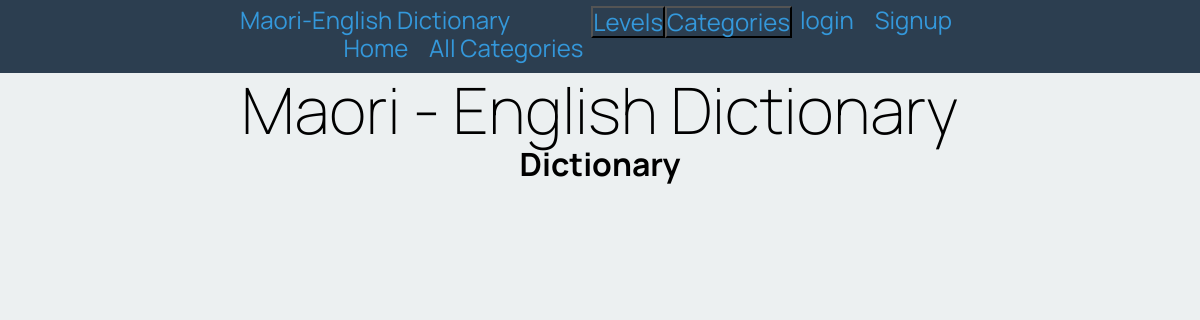
The app's page /dictionary/1, older data.
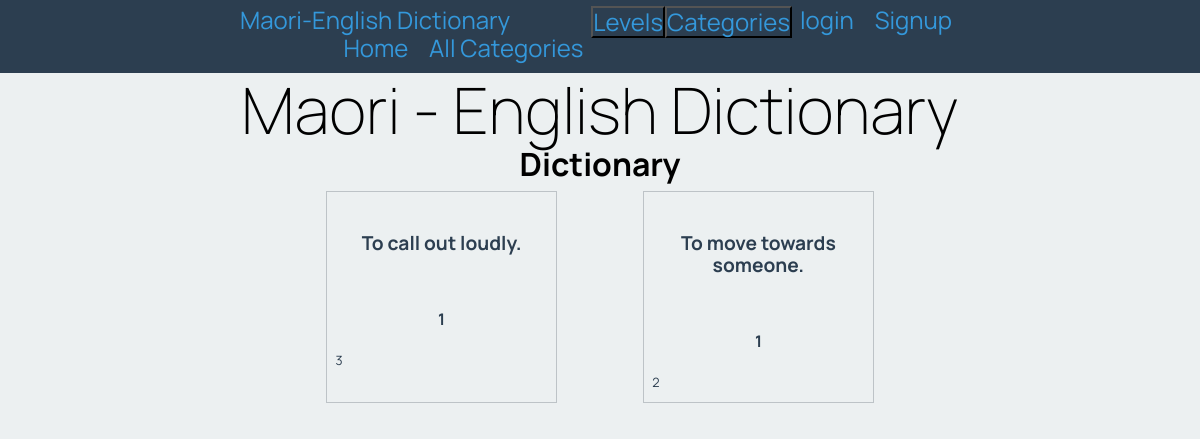
The same page, newer data.
### tables this page shows
CREATE TABLE "english_words"
(
    id         integer
        constraint english_words_pk
            primary key autoincrement,
    word       varchar(30),
    category   varchar(30)
        constraint english_words_categories_id_fk
            references categories,
    definition varchar(30),
    level      integer
);

### app.py (the view)
@app.route('/dictionary/<cat_id>')
def render_dictionary_page(cat_id):
    con = create_connection(DATABASE)
    query = "SELECT word, definition, category, level FROM english_words WHERE category=?"
    cur = con.cursor()
    cur.execute(query, (cat_id,))
    word_list = cur.fetchall()
    con.close()
    print(word_list)
    return render_template('dictionary.html', cat_list=render_cat_lev_menus('C'), lev_list=render_cat_lev_menus('L'), word_list=word_list, logged_in=is_logged_in())

### app.py (called while the page is built)
def create_connection(db_file: object) -> object:
    try:
        connection = sqlite3.connect(db_file)
        return connection
    except Error as e:
        print(e)
    return None

def is_logged_in():
    if session.get("email") is None:
       print("Not logged in")
       return False
    else:
       print("Logged in")
       return True

def render_cat_lev_menus(catlev):
    con = create_connection(DATABASE)
    query = "SELECT id, title FROM categories WHERE type=?"
    cur = con.cursor()
    cur.execute(query, (catlev))
    cat_list = cur.fetchall()
    con.close()
    return cat_list

### Templates/dictionary.html
{% extends 'base.html' %}
{% block pageheading %}
Dictionary
{% endblock %}
{% block main %}
    <div class ="words">
        {% for word in word_list %}
        <div class="word-box">
            <div class = "word-box-heading">
                <h3>{{ word[1] }}</h3>
            </div>
            <div class= 'word-box-subheading'>
                <h4>{{ word[2] }}</h4>
            </div>
            <div class="word-box-info">
                 <p > {{ word[3] }} </p>
            </div>
        </div>
        {% endfor %}
    </div>
{% endblock %}

### Templates/base.html (shortened to what this page needs)
<!DOCTYPE html>
<html>
<head>
    <link rel="stylesheet" href="https://cdnjs.cloudflare.com/ajax/libs/normalize/8.0.1/normalize.css"/>
    <link href="{{ url_for('static', filename='maori_dictionary.css') }}" rel="stylesheet">
</head>
<body>
<nav>
    <div class="container">
        <div class="navbar-brand">Maori-English Dictionary</div>
        <div class="navbar-links">
            {% if logged_in %}
            <a href="/logout">logout</a>
            <a href="/admin">admin</a>
            {% else %}
            <a href="/login">login </a>
            <a href="/signup">Signup</a>
            {% endif %}
        </div>
        <div class="dropdown-cat">
            <button class="dropbtn-cat">Categories</button>
        </div>
        <div class="dropdown-lev">
            <button class="dropbtn-lev">Levels</button>
        </div>
        <div class="navbar-links">
            <a href="/">Home</a>
            <a href="/dictionary/<>">All Categories</a>
        </div>
    </div>
</nav>
<div class="container">
    <header>
        <h1>Maori - English Dictionary</h1>
        <h2>{% block pageheading %}{% endblock %}</h2>
    </header>
    <main>
        {% block main %}
        {% endblock %}
    </main>
</div>
</body>
</html>

### Static/maori_dictionary.css (style rules this page uses)
* { font-family: 'Manrope', sans-serif; padding: 0; margin: 0; box-sizing: border-box; }
body { background-color: rgba(236, 240, 241, 1.0); }
.container { width: 60vw; margin: auto; }
.container::after { content: ""; clear: both; display: table; }
h1 { text-align: center; font-weight: 200; font-size: 4rem; margin: 0; }
h2 { font-size: 2rem; text-align: center; margin: 0 0 0.5rem 0; }
nav { background-color: rgba(44, 62, 80, 1.0); text-align: center; font-size: 1.5rem; padding-top: 0.4rem; padding-bottom: 0.7rem; color: rgba(52, 152, 219, 1.0); }
.navbar-brand { display: inline; float: left; }
.navbar-links { display: inline; float: right; }
nav a { padding: 0 0.5rem; font-size: 1.5rem; }
a, a:visited { color: rgba(52, 152, 219, 1.0); text-decoration: none; }
.words { display: flex; flex-wrap: wrap; justify-content: space-evenly; }
.word-box { width: 32%; border: 1px solid rgba(189, 195, 199, 1.0); color: rgba(44, 62, 80, 1.0); margin-bottom: 0.5rem; }
.word-box-heading { padding: 0.5rem; }
.word-box-subheading { padding: 0.5rem; }
.word-box-info { padding: 0.5rem; }
.word-box h3 { font-size: 1.2rem; text-align: center; }
.word-box p { font-size: 0.8rem; margin-bottom: 0.3rem; }
h3,h4 { text-align: center; margin: 2rem 0 0.5rem 0; }
.dropbtn-cat { background-color: rgba(44, 62, 80, 1.0); text-align: center; font-size: 1.5rem; color: rgba(52, 152, 219, 1.0); }
.dropbtn-lev { background-color: rgba(44, 62, 80, 1.0); text-align: center; font-size: 1.5rem; color: rgba(52, 152, 219, 1.0); }
.dropdown-cat { display: inline; float: right; }
.dropdown-lev { display: inline; float: right; }

Row changes from the older to the newer data that the page shows:
now on this page (row edited): english_words: definition "To call out loudly.", category "1", level "3"
now on this page (row edited): english_words: definition "To move towards someone.", category "1", level "2"
